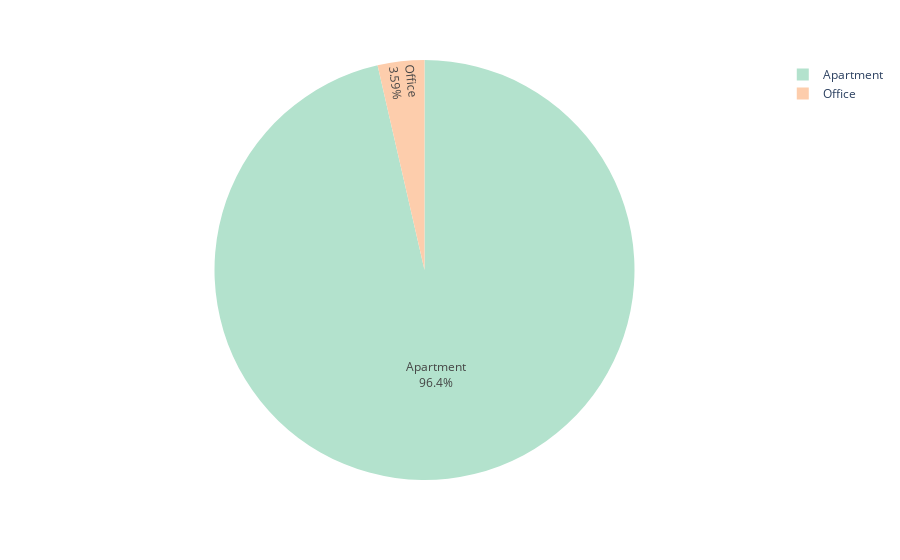

Notebook code for this chart:
### Markdown cell above
По типу собственности абсолютное преимущество конечно у аппартаментов.

### Code cell
gender = df['Type of property'].value_counts()
fig = px.pie(gender, values='Type of property', names=gender.index, color_discrete_sequence=px.colors.qualitative.Pastel2)
fig.update_traces(textposition='inside', textinfo='percent+label')
fig.show()

### Figure 1 — Plotly figure (JSON) as saved in the notebook; plotly's stock layout.template omitted (floating-point values rounded to 4 significant figures)
{"data": [{"domain": {"x": [0, 1], "y": [0, 1]}, "hovertemplate": "index=%{label}<br>Type of property=%{value}<extra></extra>", "labels": ["Apartment", "Office"], "legendgroup": "", "name": "", "showlegend": true, "textinfo": "percent+label", "textposition": "inside", "type": "pie", "values": [188, 7]}], "layout": {"legend": {"tracegroupgap": 0}, "margin": {"t": 60}, "piecolorway": ["rgb(179,226,205)", "rgb(253,205,172)", "rgb(203,213,232)", "rgb(244,202,228)", "rgb(230,245,201)", "rgb(255,242,174)", "rgb(241,226,204)", "rgb(204,204,204)"]}}
